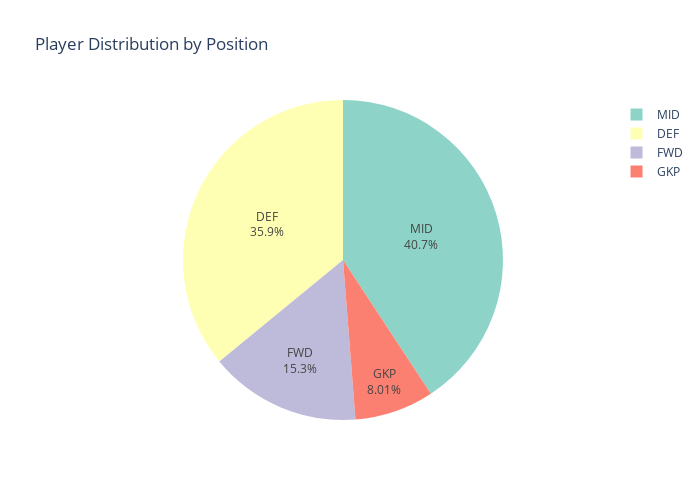

The cell this chart's notebook holds for it:
### Markdown cell above
## 1. Exploración Inicial de Datos / Initial Data Exploration

### Objetivos de esta sección / Section Objectives
1. **Calidad de Datos / Data Quality**
   - Identificar valores faltantes
   - Detectar anomalías
   - Verificar consistencia

2. **Distribuciones / Distributions**
   - Analizar distribución de minutos jugados
   - Examinar estadísticas clave
   - Identificar patrones por posición

3. **Composición / Composition**
   - Balance de posiciones
   - Distribución por equipo
   - Patrones de utilización

### Metodología / Methodology
Utilizaremos visualizaciones descriptivas y estadísticas básicas para entender la estructura y calidad de nuestros datos antes de profundizar en análisis más complejos.

### Code cell
# Data Overview and Quality Checks
print("Dataset Shape:", df.shape)
print("\nMissing Values Summary:")
missing_values = df.isnull().sum()
print(missing_values[missing_values > 0])

# Display basic statistics for key metrics
key_metrics = ['Goals', 'Assists', 'Shots', 'Passes', 'Tackles', 'Minutes']
print("\nKey Metrics Summary:")
print(df[key_metrics].describe().round(2))

# Position distribution
position_dist = df['Position'].value_counts()
fig = px.pie(
    values=position_dist.values,
    names=position_dist.index,
    title='Player Distribution by Position',
    color_discrete_sequence=px.colors.qualitative.Set3
)
fig.update_traces(textposition='inside', textinfo='percent+label')
fig.update_layout(height=500, width=700)
fig.show()

### Figure 1 — Plotly figure (JSON) as saved in the notebook; plotly's stock layout.template omitted (floating-point values rounded to 4 significant figures)
{"data": [{"domain": {"x": [0, 1], "y": [0, 1]}, "hovertemplate": "label=%{label}<br>value=%{value}<extra></extra>", "labels": ["MID", "DEF", "FWD", "GKP"], "legendgroup": "", "name": "", "showlegend": true, "textinfo": "percent+label", "textposition": "inside", "type": "pie", "values": [229, 202, 86, 45]}], "layout": {"height": 500, "legend": {"tracegroupgap": 0}, "piecolorway": ["rgb(141,211,199)", "rgb(255,255,179)", "rgb(190,186,218)", "rgb(251,128,114)", "rgb(128,177,211)", "rgb(253,180,98)", "rgb(179,222,105)", "rgb(252,205,229)", "rgb(217,217,217)", "rgb(188,128,189)", "rgb(204,235,197)", "rgb(255,237,111)"], "title": {"text": "Player Distribution by Position"}, "width": 700}}
